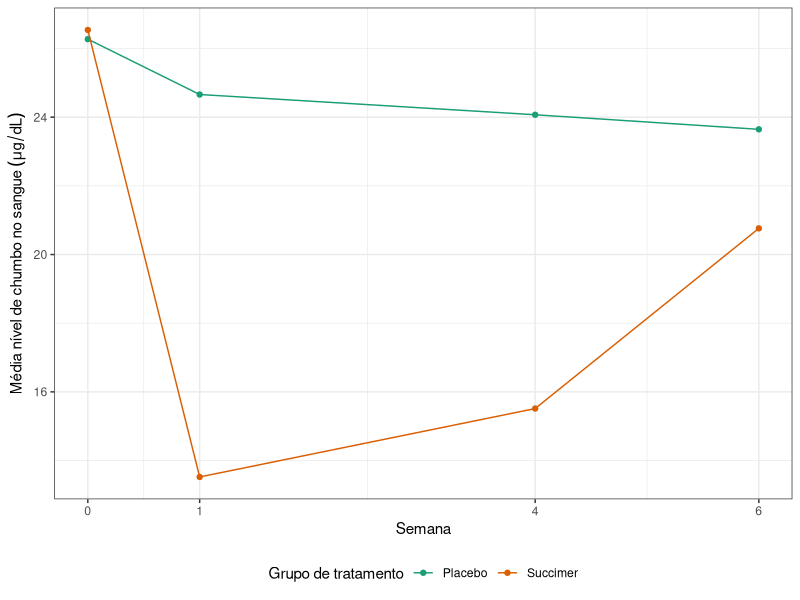
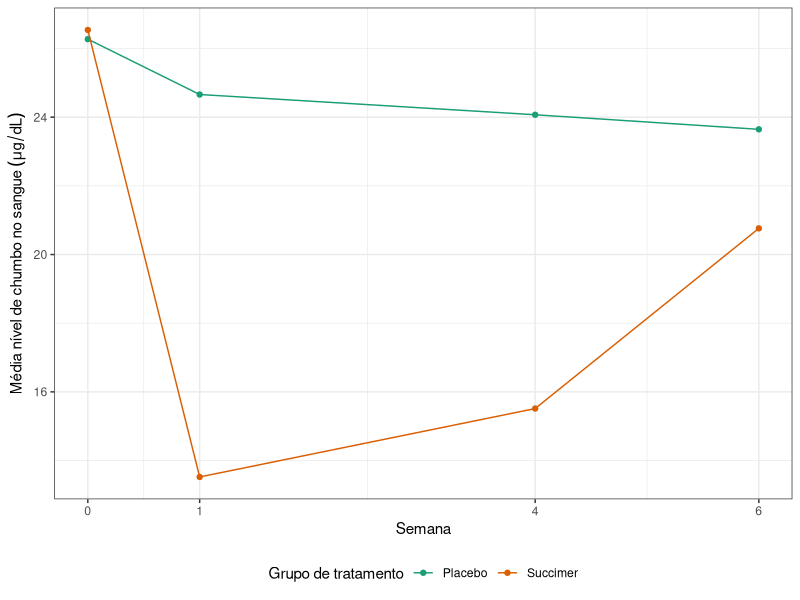

The R script that drew these images, in order: (Note: this script raises an error after producing the figures.)
## ----tlc_p, echo=FALSE, eval=TRUE, warning=FALSE, message=FALSE, fig.align='center', out.width="80%"----
# ----------------------------------------------------
# Carregando pacotes do R

library(here)
library(haven)
library(tidyr)
library(ggplot2)

# ----------------------------------------------------
# Carregando o arquivo de dados

chumbo.df <- read_dta(file = here::here("data", "tlc.dta"))

chumbo.df$trt <- factor(chumbo.df$trt, labels = c("Placebo", "Succimer"))

# ----------------------------------------------------
# Reformando o objeto: de "largo" para "longo"

chumbo.df.longo <- gather(data = chumbo.df, key = "tempo", value = "chumbo", -id, -trt)

# ----------------------------------------------------
# Formata variáveis

chumbo.df.longo$tempo <- factor(chumbo.df.longo$tempo, labels = c("0", "1", "4", "6"))
chumbo.df.longo$tempo.num <- as.numeric(as.character(chumbo.df.longo$tempo))

# ----------------------------------------------------

library(plyr)

chumbo.resumo <- ddply(chumbo.df.longo, ~ trt + tempo.num, summarize, chumbo.m = mean(chumbo))

p <- ggplot(data = chumbo.resumo,
            mapping = aes(x = tempo.num, y = chumbo.m, group = trt, colour = trt)) +
  geom_point() +
  geom_line() +
  scale_x_continuous(breaks = c(0, 1, 4, 6)) +
  scale_color_brewer(palette = "Dark2") +
  labs(x = "Semana",
       y = expression("Média nível de chumbo no sangue"~(mu*g/dL)),
       colour = "Grupo de tratamento") +
  theme_bw() +
  theme(legend.position = "bottom")
p








## ----tlc_perfis, echo=FALSE, eval=TRUE, warning=FALSE, message=FALSE, fig.align='center', out.width="80%"----

p



## ----factor, echo=TRUE, eval=TRUE, message=FALSE, warning=FALSE---------------------------------
class(chumbo.df.longo$tempo)
class(chumbo.df.longo$trt)


## ----gls, echo=TRUE, eval=TRUE, message=FALSE, warning=FALSE------------------------------------

library(nlme)

# modelo de perfis de respostas
# com matriz de covariância não estruturada
mod.pr <- gls(chumbo ~ trt * tempo,
                corr = corSymm(form = ~ 1 | id),
                weights = varIdent(form = ~ 1 | tempo),
                method = "REML",
                data = chumbo.df.longo)



## ----summary.gls, echo=TRUE, eval=TRUE, message=FALSE, warning=FALSE----------------------------

summary(mod.pr)



## ----cov_est, echo=TRUE, eval=TRUE, message=FALSE, warning=FALSE--------------------------------

getVarCov(mod.pr)



## ----cov_est2, echo=TRUE, eval=TRUE, message=FALSE, warning=FALSE-------------------------------

knitr::kable(x = matrix(getVarCov(mod.pr),
                        ncol = 4),
             digits = 1)



## ----wald, echo=TRUE, eval=TRUE, message=FALSE, warning=FALSE-----------------------------------
library(car)

Anova(mod.pr)



## ----wald2, echo=TRUE, eval=TRUE, message=FALSE, warning=FALSE----------------------------------

knitr::kable(
  Anova(mod.pr),
  digits = c(0, 2, 4))



## ----trv, echo=TRUE, eval=TRUE, message=FALSE, warning=FALSE------------------------------------

mod.comp <- gls(chumbo ~ trt * tempo,
                corr = corSymm(form = ~ 1 | id),
                weights = varIdent(form = ~ 1 | tempo),
                method = "ML",
                data = chumbo.df.longo)

mod.red <- gls(chumbo ~ trt + tempo,
                corr = corSymm(form = ~ 1 | id),
                weights = varIdent(form = ~ 1 | tempo),
                method = "ML",
                data = chumbo.df.longo)



## ----trv2, echo=TRUE, eval=TRUE, message=FALSE, warning=FALSE-----------------------------------

anova(mod.comp, mod.red)



## ----coef, echo=TRUE, eval=TRUE, message=FALSE, warning=FALSE-----------------------------------
knitr::kable(
  summary(mod.pr)$tTable[,-4],
  digits = c(3, 3, 2),
  col.names = c("Estimativa", "EP", "Z"))

